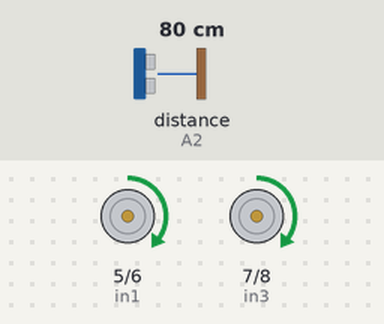
This sketch was run on a simulated Arduino Uno, built with avr-gcc and run on an emulated ATmega328P. On the bench: motor-driver pin pairs drawn as motors (green arrow = first pin HIGH = forward, orange = second pin HIGH = backward, longer = more drive, scaled by the enable pin). Wiring (inferred from the names in the program): ultrasonic range finder: trigger A1; echo A2. Inputs (shaded band) come from the test bench; at power-on: distance to the obstacle (sensor on A2) 80 cm. The echo pulse lasts 58.3 µs per cm; random numbers use the default seed unless the sketch sets one.

Above: at 1.4 s.
1.5 s: distance to the obstacle (sensor on A2) set to 47 cm
3.0 s: distance to the obstacle (sensor on A2) set to 40 cm
At 4.5 s:
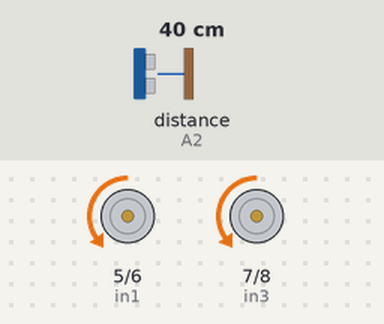
At 5.8 s:
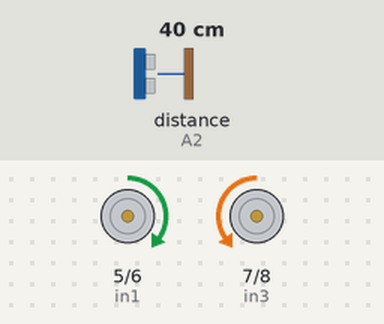
6.0 s: distance to the obstacle (sensor on A2) set to 60 cm
9.0 s: distance to the obstacle (sensor on A2) set to 2 cm
At 11.8 s:
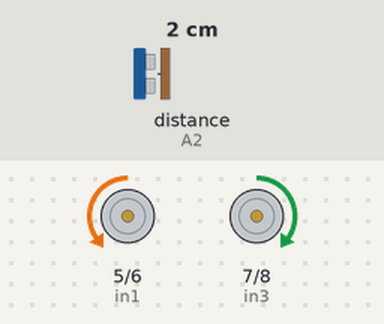
12.0 s: distance to the obstacle (sensor on A2) set to 120 cm
Timing chart, 0 to 15.6 s (numbered marks = the images above; inputs shaded):
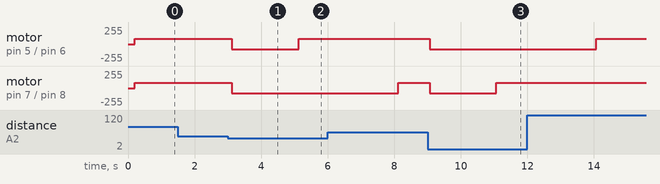

The sketch:

obstacleAvoidance.ino
```cpp
/**
 * This robot avoids obstacles
 * using an ultrasonic sensor.
 *
 * @author Addison Sears-Collins
 * @version 1.0 2021-04-11
 */

// Motor A connections
const int enA = 9;
const int in1 = 5;
const int in2 = 6;

// Motor B connections
const int enB = 10;
const int in3 = 7;
const int in4 = 8;

// Set the speed (0 = off and 255 = max speed)
// If your wheels are not moving, check your connections,
// or increase the speed.
const int motorSpeed = 80;

/* Give a name to a constant value before
 * the program is compiled. The compiler will
 * replace references to Trigger and Echo with
 * 11 and 12, respectively, at compile time.
 * These defined constants don't take up
 * memory space on the Arduino.
 */
#define Trigger A1
#define Echo A2

/*
 *  This setup code is run only once, when
 *  Arudino is supplied with power.
 */
void setup()
{

    // Set the baud rate to 9600. 9600 means that
    // the serial port is capable of transferring
    // a maximum of 9600 bits per second.
    // Serial.begin(9600);

    // Motor control pins are outputs
    pinMode(enA, OUTPUT);
    pinMode(enB, OUTPUT);
    pinMode(in1, OUTPUT);
    pinMode(in2, OUTPUT);
    pinMode(in3, OUTPUT);
    pinMode(in4, OUTPUT);

    // Turn off motors - Initial state
    digitalWrite(in1, LOW);
    digitalWrite(in2, LOW);
    digitalWrite(in3, LOW);
    digitalWrite(in4, LOW);

    // Set the motor speed
    analogWrite(enA, motorSpeed);
    analogWrite(enB, motorSpeed);

    // Define each pin as an input or output.
    pinMode(Echo, INPUT);
    pinMode(Trigger, OUTPUT);

    // Initializes the pseudo-random number generator
    // Needed for the robot to wander around the room
    randomSeed(analogRead(3));

    delay(200);   // Pause 200 milliseconds
    go_forward(); // Go forward
}

/*
 * This is the main code that runs again and again while
 * the Arduino is connected to power.
 */
void loop()
{
    int distance = doPing();

    // If obstacle <= 16 inches away
    if (distance >= 0 && distance <= 16)
    {

        // Serial.println("Obstacle detected ahead");
        go_backwards(); // Move in reverse
        delay(2000);

        /* Go left or right to avoid the obstacle*/
        if (random(2) == 0)
        {               // Generates 0 or 1, randomly
            go_right(); // Turn right
        }
        else
        {
            go_left(); // Turn left
        }
        delay(3000);
        go_forward(); // Move forward
    }
    delay(50); // Wait 50 milliseconds before pinging again
}

/*
 * Returns the distance to the obstacle as an integer
 */
int doPing()
{
    int distance = 0;
    int average = 0;

    // Grab four measurements of distance and calculate
    // the average.
    for (int i = 0; i < 4; i++)
    {

        // Make the Trigger LOW (0 volts)
        // for 2 microseconds
        digitalWrite(Trigger, LOW);
        delayMicroseconds(2);

        // Emit high frequency 40kHz sound pulse
        // (i.e. pull the Trigger)
        // by making Trigger HIGH (5 volts)
        // for 10 microseconds
        digitalWrite(Trigger, HIGH);
        delayMicroseconds(10);
        digitalWrite(Trigger, LOW);

        // Detect a pulse on the Echo pin 8.
        // pulseIn() measures the time in
        // microseconds until the sound pulse
        // returns back to the sensor.
        distance = pulseIn(Echo, HIGH);

        // Speed of sound is:
        // 13511.811023622 inches per second
        // 13511.811023622/10^6 inches per microsecond
        // 0.013511811 inches per microsecond
        // Taking the reciprocal, we have:
        // 74.00932414 microseconds per inch
        // Below, we convert microseconds to inches by
        // dividing by 74 and then dividing by 2
        // to account for the roundtrip time.
        distance = distance / 74 / 2;

        // Compute running sum
        average += distance;

        // Wait 10 milliseconds between pings
        delay(10);
    }

    // Return the average of the four distance
    // measurements
    return (average / 4);
}

/*
 *  Forwards, backwards, right, left, stop.
 */
void go_forward()
{
    digitalWrite(in1, HIGH);
    digitalWrite(in2, LOW);
    digitalWrite(in3, HIGH);
    digitalWrite(in4, LOW);
}
void go_backwards()
{
    digitalWrite(in1, LOW);
    digitalWrite(in2, HIGH);
    digitalWrite(in3, LOW);
    digitalWrite(in4, HIGH);
}
void go_right()
{
    digitalWrite(in1, HIGH);
    digitalWrite(in2, LOW);
    digitalWrite(in3, LOW);
    digitalWrite(in4, HIGH);
}
void go_left()
{
    digitalWrite(in1, LOW);
    digitalWrite(in2, HIGH);
    digitalWrite(in3, HIGH);
    digitalWrite(in4, LOW);
}
void stop_all()
{
    digitalWrite(in1, LOW);
    digitalWrite(in2, LOW);
    digitalWrite(in3, LOW);
    digitalWrite(in4, LOW);
}
```

Measured:
- the behaviour switches between 44 and 43 cm on distance to the obstacle (sensor on A2) (found by bisection; images 0 and 1)
- after the input at 1.5 s, every drawn part: stays the same
- after the input at 3.0 s, motor on pin 5 (in1) / pin 6 (in2): forward 80/255 → backward 80/255 after 0.12 s, → forward 80/255 2.0 s later; motor on pin 7 (in3) / pin 8 (in4): forward 80/255 → backward 80/255 after 0.12 s
- after the input at 9.0 s, motor on pin 5 (in1) / pin 6 (in2): forward 80/255 → backward 80/255 after 0.06 s; motor on pin 7 (in3) / pin 8 (in4): forward 80/255 → backward 80/255 after 0.06 s, → forward 80/255 2.0 s later
